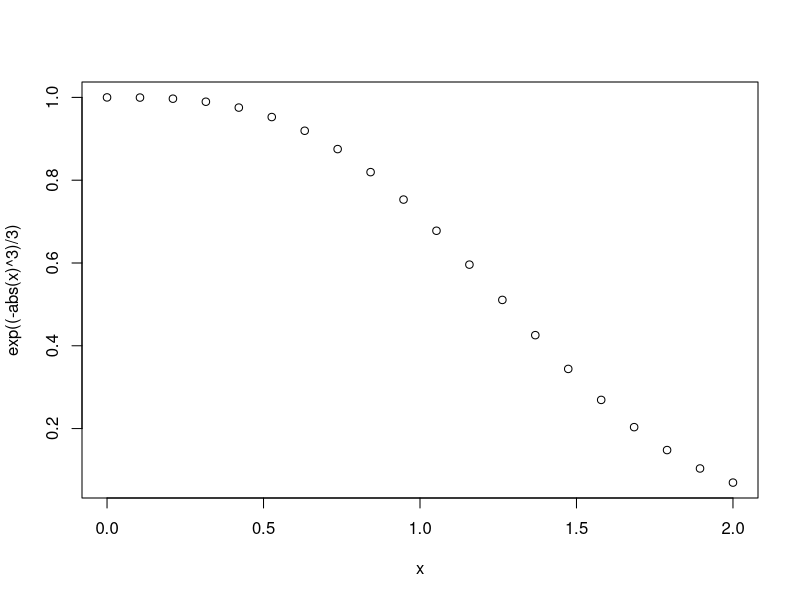

Here is the R script that generated this plot:
# Estimate using rejection sampling

#step 1: find g(x) such that it's a function with a density over f(x)
  # f(x) <- exp((-abs(x)^3)/3)
  # g(x) <- exp((-abs(x)^2)/2)

#step 2: find f(x)/g(x) to give r
  # r = exp((x^2/2)-(abs(x)^3/3)

#step 3: find maximum of r by taking r'
  # r' = exp((x^2/2)-abs(x)^3/3)*(x-(x^3/abs(x)))

#step 4: find values where r' = 0
  # r' = 0 if x=-1 & x=1

#step 5: plug in max zero value to r to get K
  # K = exp(1/6)


#plot of f(x)
x<-seq(0,2,length=20)
plot(x,exp((-abs(x)^3)/3))

rejection_gen <- function(n){
# simulates from Gamma pdf with alpha=2 
# using the acceptance rejection algorithm
  K <- exp(1/6)     # equation with max plugged in
  f <- function(x) exp((-abs(x)^3)/3)   # original function
  g <- function(x) exp((-abs(x)^2)/2)  
   
   x <- vector("numeric",length=n)
   for (i in 1:n){
     keep_x <- F
     while (!keep_x){
     u <- rexp(n=1,rate=1)  
       v <- runif(n=1,min=0, max=K*g(u)) 
       
     if (v < f(u)) {     #generate as many Us as necessary until we find one to keep
         keep_x <- T   
         x[i] <- u
       }
     }
   }
   return(x)
 }


